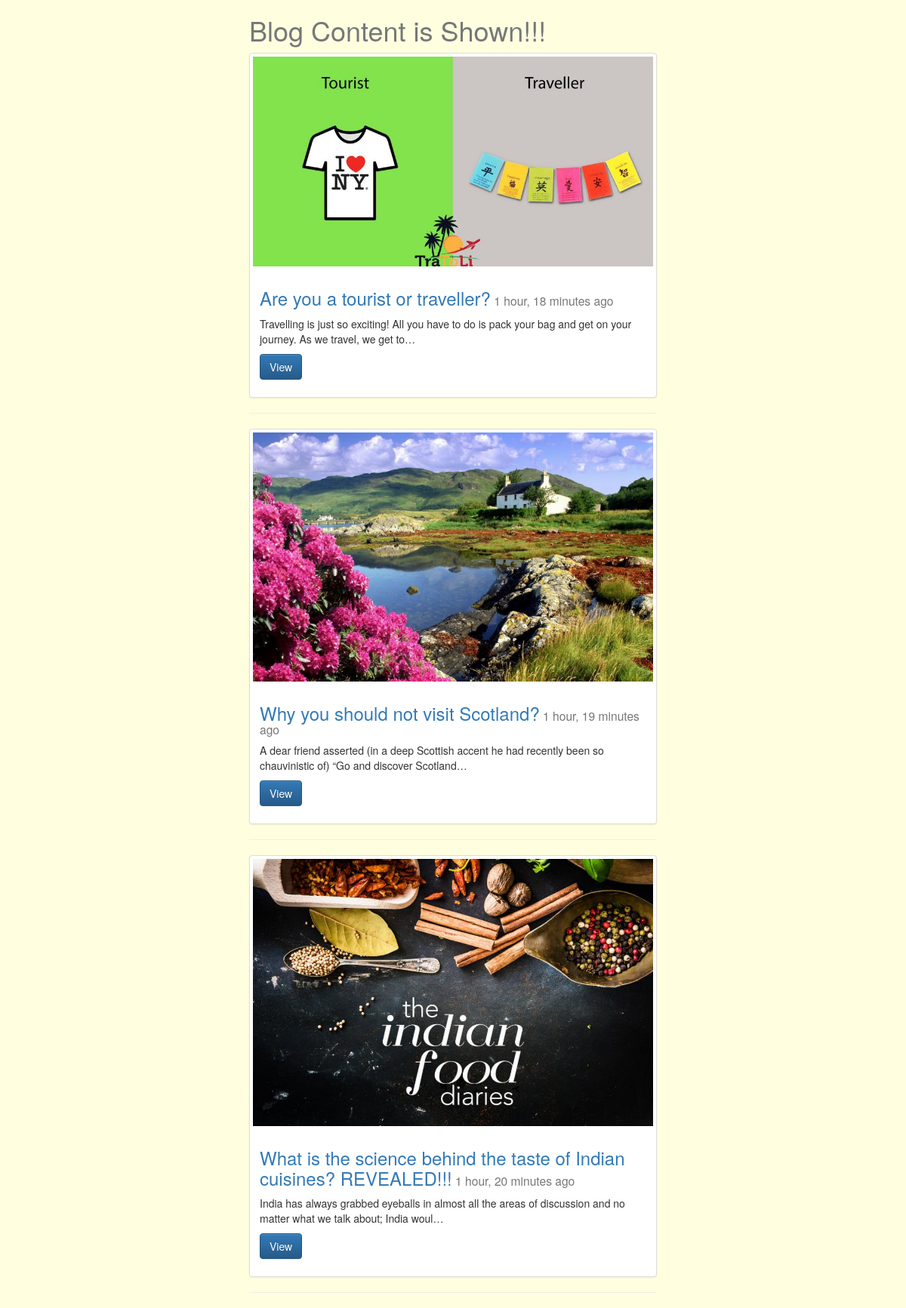
Screenshot of /blog/ with the database file from the repository.
### blog/models.py (models this page shows, shortened)
class Post(models.Model):
	title = models.CharField(max_length = 120)
	image = models.FileField(null=True, blank=True)
	content = models.TextField()
	updated = models.DateTimeField(auto_now = False, auto_now_add = True)
	timestamp = models.DateTimeField(auto_now = True,auto_now_add = False)
	def get_absolute_url(self):
		return reverse("blog:detail",kwargs={"id":self.id})

### blog/views.py (the view)
def blog_list(request):
	queryset = Post.objects.all().order_by("-timestamp")
	context = {
		"title":"Blog Content",
		"object_list":queryset
			   }
	return render(request,"blog_list.html",context)

### Templates/blog_list.html
{% extends "base.html" %}
{% block content %}
 <div class='col-sm-6 col-sm-offset-3'>
 	<h1>
 {{ title }} is Shown!!!</h1>
 {% for obj in object_list %}
 <div class="row">
  <div class="col-sm-12">
    <div class="thumbnail">
      <img src="{{ obj.image.url }}" class="img-responsive" align="center">
      <div class="caption">
        <h3><a href='{{ obj.get_absolute_url }}'>{{ obj.title }}</a><small> {{ obj.timestamp|timesince }} ago</small> </h3>
        <p>{{ obj.content|linebreaks|truncatechars:120 }}</p>
        <p><a href='{{ obj.get_absolute_url }}' class="btn btn-primary" role="button">View</a></p>
      </div>
    </div>
  <hr/>
  </div>
 </div>
 {% endfor %}
</div>
{% endblock content %}

### Templates/base.html (shortened to what this page needs)
{% load staticfiles %}
<html>
<head>
<link rel="stylesheet" href="https://maxcdn.bootstrapcdn.com/bootstrap/3.3.6/css/bootstrap.min.css">
<link rel="stylesheet" href="https://maxcdn.bootstrapcdn.com/bootstrap/3.3.6/css/bootstrap-theme.min.css">
<link rel='stylesheet' href ='{% static "/css/base.css" %}'>
</head>
<body background-color:green>
<div class="container">
{% block content %}
{% endblock content %}
</div>
</body>
</html>

### static/css/base.css (style rules this page uses)
h1 { color:#777777; }

### rows the page displays
Post: image (picture), title "Are you a tourist or traveller?", timestamp "1 hour, 18 minutes", content "Travelling is just so exciting! All you have to do is pack your bag and get on your journey. As we travel, we get to…"
Post: image (picture), title "Why you should not visit Scotland?", timestamp "1 hour, 19 minutes", content "A dear friend asserted (in a deep Scottish accent he had recently been so chauvinistic of) “Go and discover Scotland…"
Post: image (picture), title "What is the science behind the taste of Indian cuisines? REVEALED!!!", timestamp "1 hour, 20 minutes", content "India has always grabbed eyeballs in almost all the areas of discussion and no matter what we talk about; India woul…"

### other values shown
{{ title }} "Blog Content"
